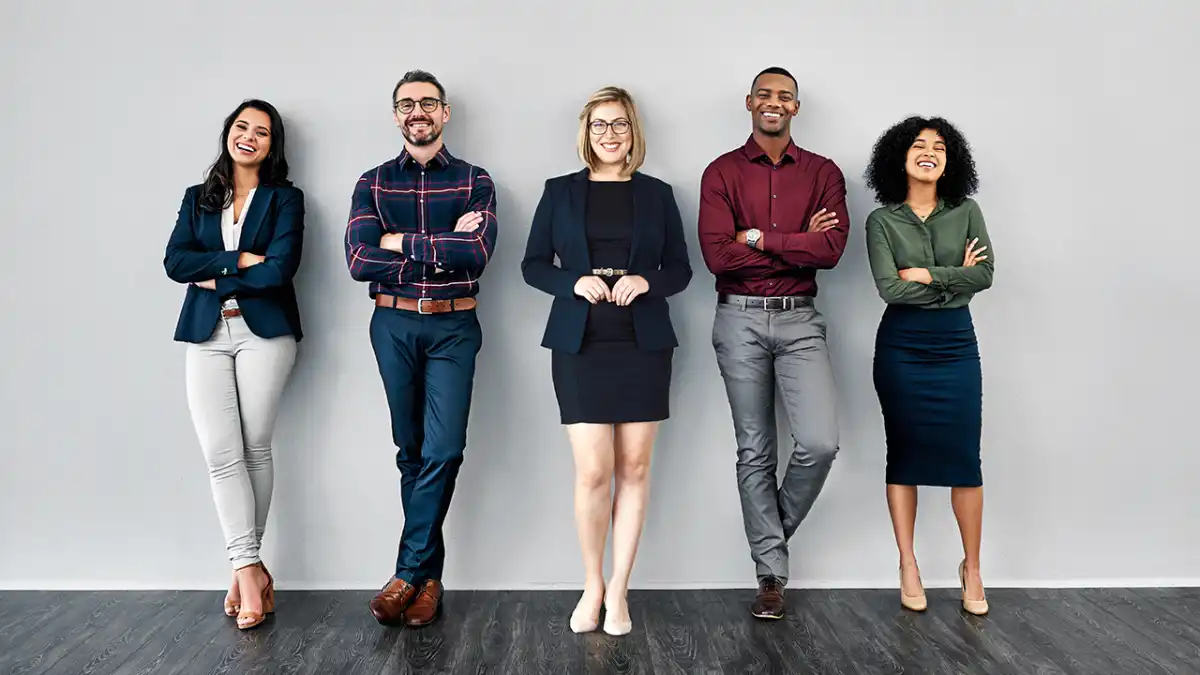
#> input picture images/Icida_image_20-1414_PMQ_hero_1280x720_ygnrs1.webp, 1200 x 675 px
$ python harr_cascade.py
#> lines starting #> are read from the running program, lines starting #| are printed output that depends on the picture; after the words box and inside, x2 and y2 are one past the last pixel; in counts of white or black regions, pixels touching at a corner belong together
import cv2

face_cascade = cv2.CascadeClassifier(f'{cv2.data.haarcascades}haarcascade_frontalface_default.xml')

img = cv2.imread('images/Icida_image_20-1414_PMQ_hero_1280x720_ygnrs1.webp')
#> img is the input picture: shape (675, 1200, 3); mean B, G, R 155.2, 153, 153.4
gray = cv2.cvtColor(img, cv2.COLOR_BGR2GRAY)
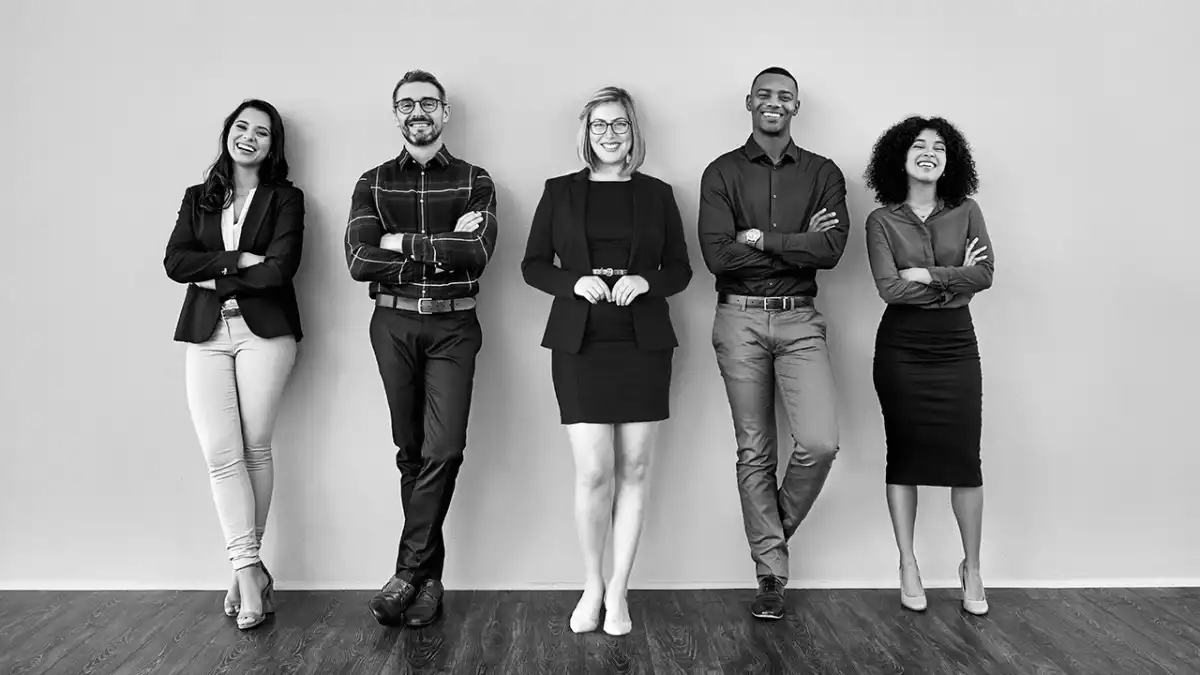
#> gray: shape (675, 1200); min 0, max 255, mean 153.4

faces = face_cascade.detectMultiScale(gray, 1.5, 5)
#> faces = [[747, 74, 54, 54], [391, 83, 54, 54], [583, 103, 54, 54], [224, 109, 54, 54], [900, 126, 54, 54]]
for (x,y,w,h) in faces:
    img = cv2.rectangle(img,(x,y),(x+w,y+h),(255,0,0),2)
    roi_gray = gray[y:y+h, x:x+w]
    roi_color = img[y:y+h, x:x+w]
#> this loop made 5 passes
#> (x, y) on passes 1 to 5: (747, 74), (391, 83), (583, 103), (224, 109), (900, 126)
#> pass 1, `img = cv2.rectangle(img,(x,y),(x+w,y+h),(255,0,0),2)`:
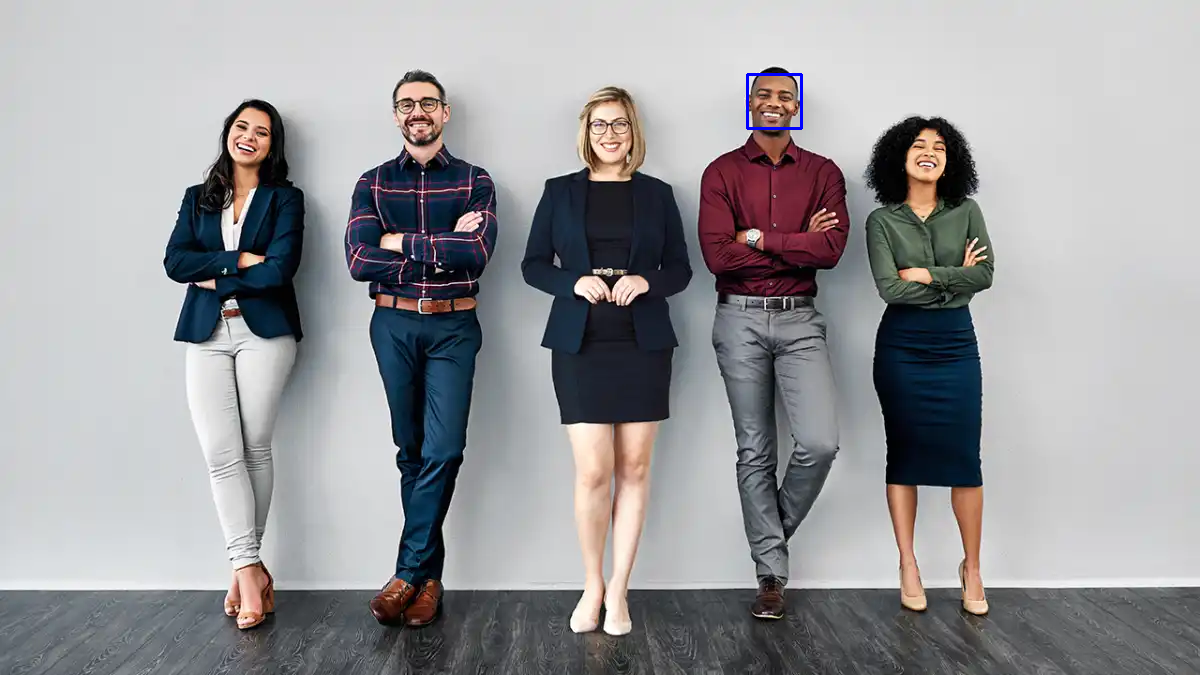
#> img: shape (675, 1200, 3); 0.08% of pixels changed, all inside (x1, y1, x2, y2) = (746, 73, 803, 130)
#> pass 1, `roi_gray = gray[y:y+h, x:x+w]`:
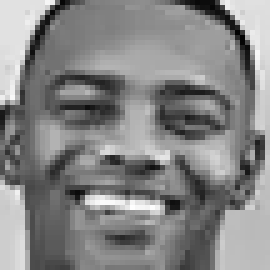
#> roi_gray: shape (54, 54) (shown 5 times larger); min 1, max 254, mean 133.1
#> pass 1, `roi_color = img[y:y+h, x:x+w]`:
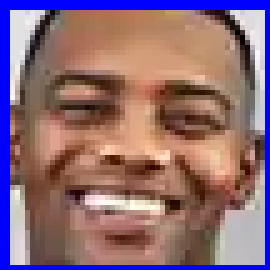
#> roi_color: shape (54, 54, 3) (shown 5 times larger); mean B, G, R 119.3, 107.4, 141
#> pass 2, `img = cv2.rectangle(img,(x,y),(x+w,y+h),(255,0,0),2)`:
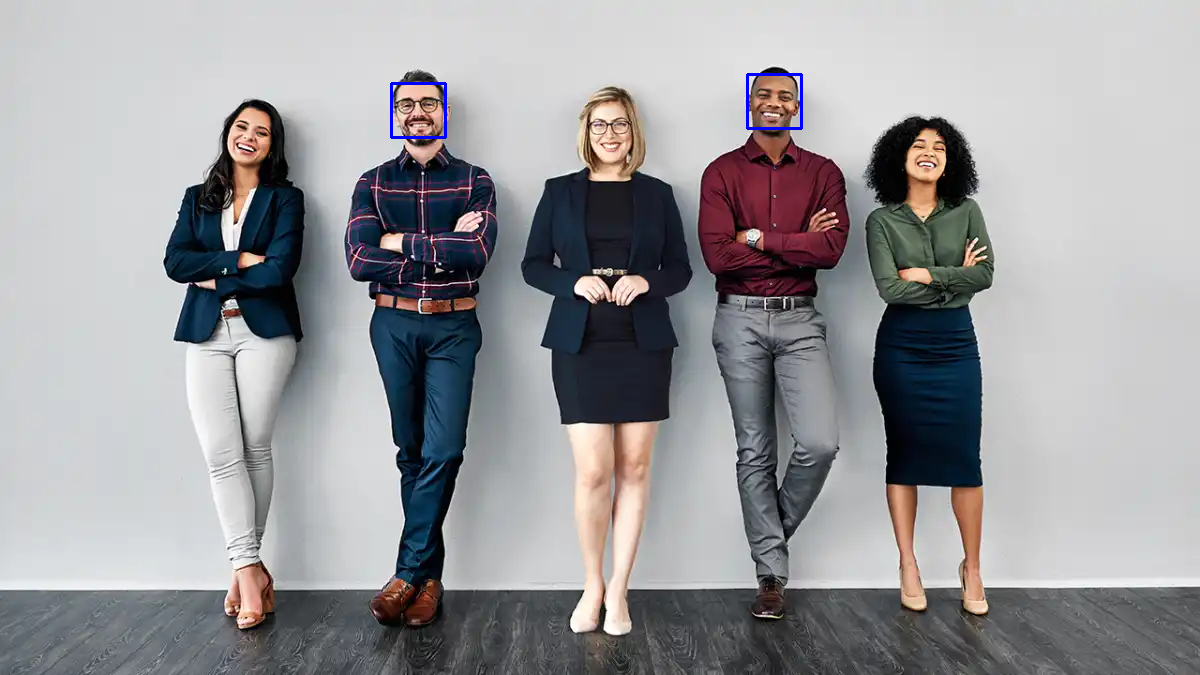
#> img: shape (675, 1200, 3); 0.08% of pixels changed, all inside (x1, y1, x2, y2) = (390, 82, 447, 139)
#> after the loop:
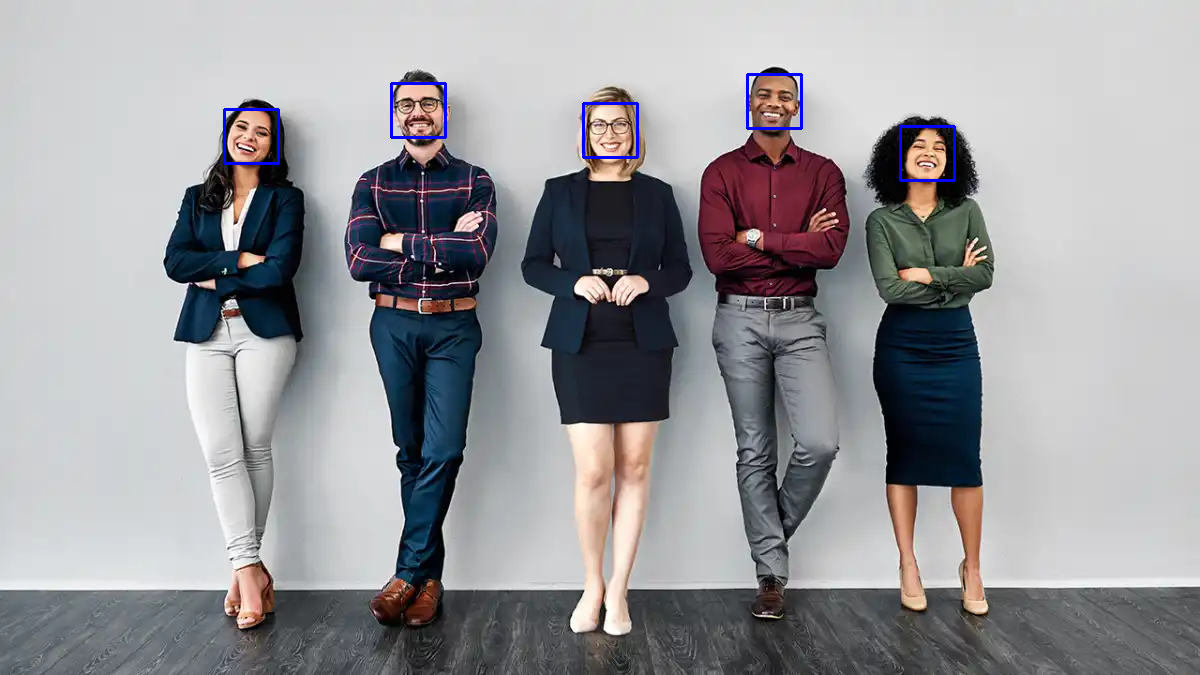
#> img: shape (675, 1200, 3); 0.24% of pixels changed, all inside (x1, y1, x2, y2) = (223, 102, 956, 182)

cv2.imshow('img',img)
cv2.waitKey(0)
cv2.destroyAllWindows()

$ run again, with images/Roots-1445px.png saved as images/Icida_image_20-1414_PMQ_hero_1280x720_ygnrs1.webp
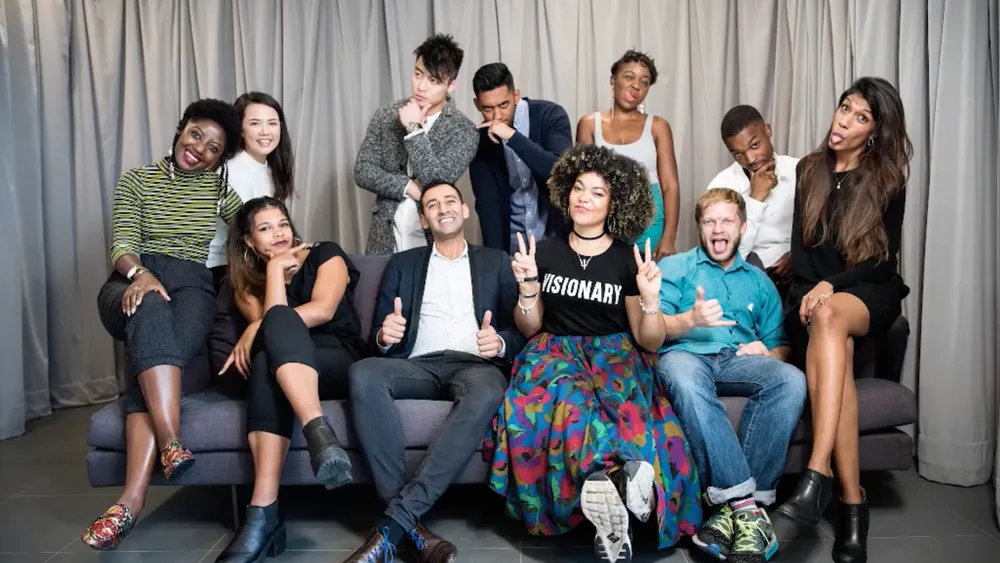
#> input picture images/Roots-1445px.png, 1000 x 563 px, shrunk from 2568 x 1445 before the run
#> img is the input picture: shape (563, 1000, 3); mean B, G, R 106.5, 105.5, 106.9
#> `gray = cv2.cvtColor(img, cv2.COLOR_BGR2GRAY)`:
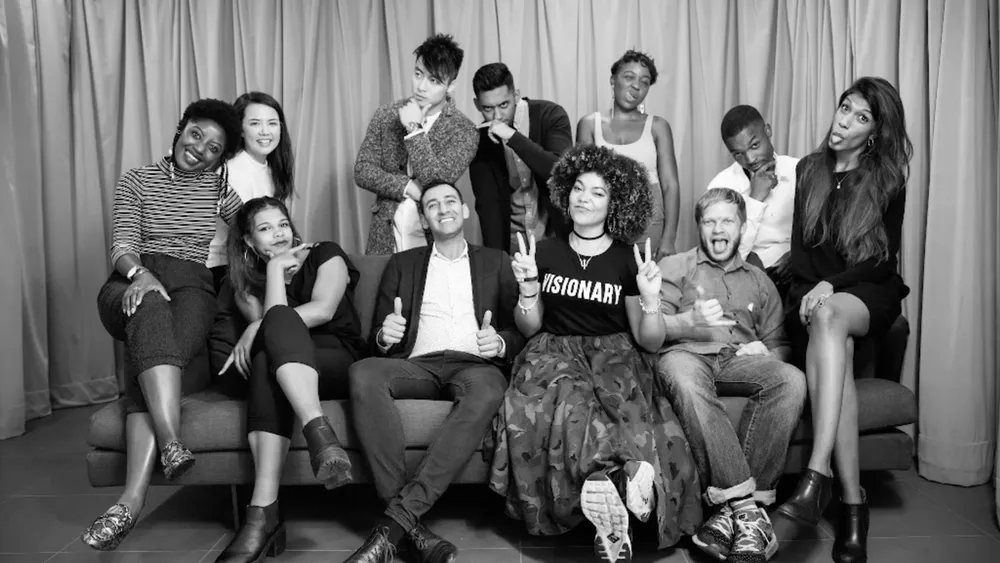
#> gray: shape (563, 1000); min 0, max 255, mean 106
#> faces = [[236, 101, 54, 54], [560, 169, 54, 54], [415, 181, 54, 54], [692, 200, 54, 54], [744, 201, 54, 54]]
#> the loop `for (x,y,w,h) in faces:` made 5 passes
#> (x, y) on passes 1 to 5: (236, 101), (560, 169), (415, 181), (692, 200), (744, 201)
#> after the loop `for (x,y,w,h) in faces:`:
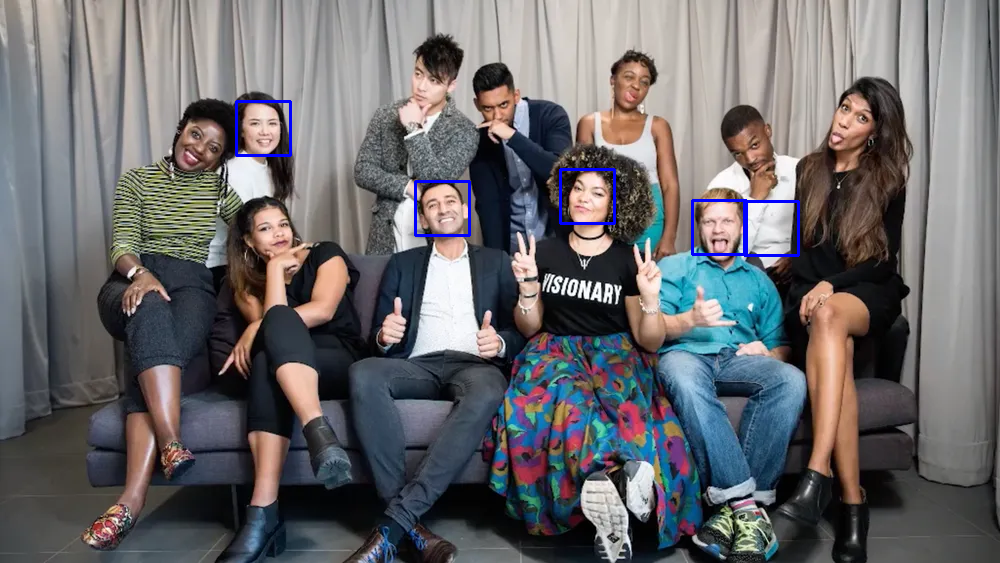
#> img: shape (563, 1000, 3); mean B, G, R 107.4, 104.9, 106.2
